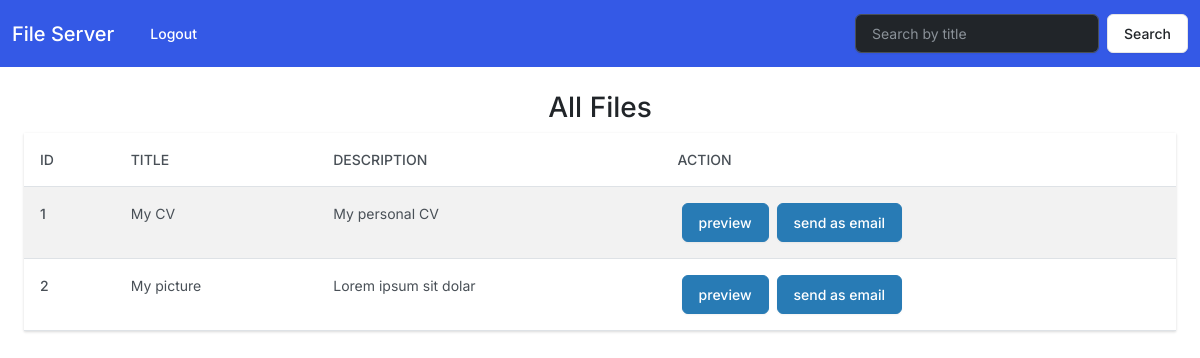
The app's page / (signed in), older data.
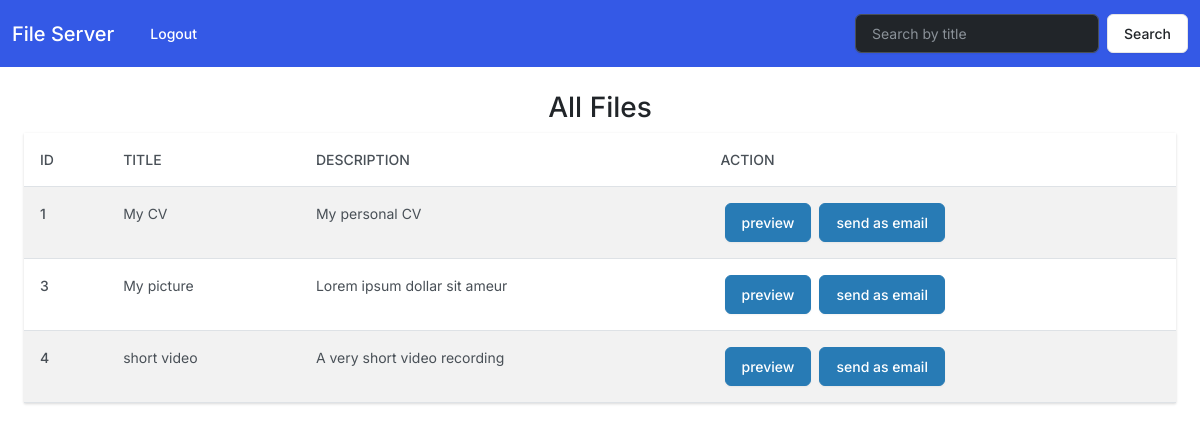
The same page, newer data.
### server/models.py (models this page shows)
class File(models.Model):
    title = models.CharField(max_length=250)
    description = models.TextField()
    file = models.FileField()
    previews = models.IntegerField(default=0)
    emails_sent = models.IntegerField(default=0)

### server/views.py (the view)
# urls.py: path("", views.index, name="index"),
@login_required
def index(request):
    if request.method == "POST":
        search = request.POST["search"]
        files = File.objects.filter(title__contains=search)
    else:
        files = File.objects.all()
    return render(request, "server/feed.html", {"files": files})

### server/templates/server/feed.html (shortened to what this page needs)
{% extends "base.html" %}
{% block content %}
<nav class="navbar navbar-expand-lg bg-primary" data-bs-theme="dark">
  <div class="container-fluid">
    <a class="navbar-brand" href="{% url 'server:index' %}">File Server</a>
    <div class="collapse navbar-collapse" id="navbarColor01">
      <ul class="navbar-nav me-auto">
        <li class="nav-item">
          <a class="nav-link active" href="{% url 'server:logout' %}">Logout</a>
        </li>
      </ul>
      <form class="d-flex" action="{% url 'server:index' %}" method="POST">
        <input class="form-control me-sm-2" type="text" placeholder="Search by title" name="search">
        <button class="btn btn-secondary my-2 my-sm-0" type="submit">Search</button>
      </form>
    </div>
  </div>
</nav>
<div class="text-center mt-4">
  <h3>All Files</h3>
</div>
<div class="mx-4">
  <table class="table table-hover table-striped">
    <thead>
      <tr>
        <th scope="col">ID</th>
        <th scope="col">Title</th>
        <th scope="col">Description</th>
        <th scope="col">Action</th>
      </tr>
    </thead>
    <tbody>
    {% for file in files %}
      <tr>
        <th scope="row">{{ file.id }}</th>
        <td>{{ file.title }}</td>
        <td>{{ file.description }}</td>
        <td>
          <div class="d-flex">
            <div class="mx-1"><a href="{% url 'server:preview' file.id %}" target="_blank" class="btn btn-info">preview</a></div>
            <div class="mx-1"><a href="{% url 'server:create_email' file.id %}" class="btn btn-info">send as email</a></div>
          </div>
        </td>
      </tr>
    {% endfor %}
    </tbody>
  </table>
</div>
{% endblock %}

### server/templates/base.html (shortened to what this page needs)
{% load static %}
<!DOCTYPE html>
<html lang="en">
<head>
  <link rel="stylesheet" href="{% static 'server/css/bootstrap.min.css' %}">
</head>
<body>
{% block content %}{% endblock %}
</body>
</html>

Row changes from the older to the newer data that the page shows:
removed File: id "2", title "My picture", description "Lorem ipsum sit dolar"
added File: id "3", title "My picture", description "Lorem ipsum dollar sit ameur"
added File: id "4", title "short video", description "A very short video recording"
